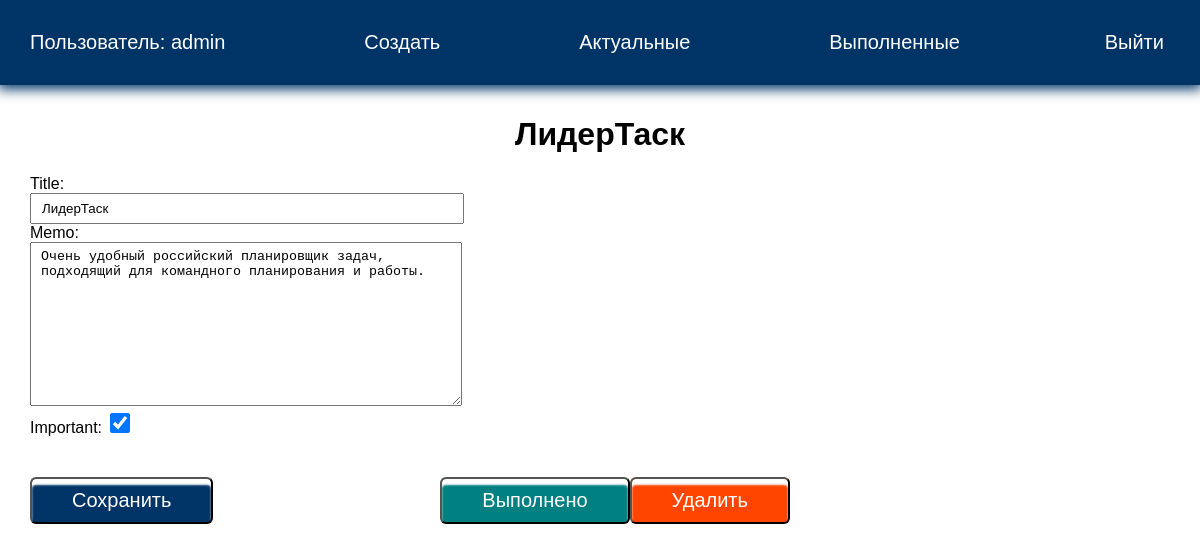
/todo/5/ (signed in), run on the app's committed database.
### todo/models.py (models this page shows, shortened)
class Todo(models.Model):
    title = models.CharField(max_length=100)
    memo = models.TextField(blank=True)
    created = models.DateTimeField(auto_now_add=True)
    date_completed = models.DateTimeField(blank=True, null=True)
    important = models.BooleanField(default=False)
    user = models.ForeignKey(User, on_delete=models.CASCADE)

### todo/views.py (the view, shortened to what this page needs)
# urls.py: path('todo/<int:todo_pk>/', views.view_todo, name='viewtodo'),
@login_required()
def view_todo(request, todo_pk):
    todo = get_object_or_404(Todo, pk=todo_pk)
    if request.method == 'GET':
        form = TodoForm(instance=todo)
        return render(request, 'todo/viewtodo.html', {"todo": todo, 'form': form})

### todo/forms.py
class TodoForm(ModelForm):
    class Meta:
        model = Todo
        fields = ['title', 'memo', 'important']

### todo/templates/todo/viewtodo.html (shortened to what this page needs)
{% extends 'todo/base.html' %}
{% block content %}
<h1>{{ todo.title }}</h1>
<div class="but">
    <form method="POST">
        {{ form }}
        <button class="btn">Сохранить</button>
    </form>
    <form action="{% url 'completetodo' todo.id %}" method="post">
        <button class="btn good">Выполнено</button>
    </form>
    <form action="{% url 'deletetodo' todo.id %}" method="post">
        <button class="btn remove">Удалить</button>
    </form>
</div>
{% endblock %}

### todo/templates/todo/base.html (shortened to what this page needs)
<!DOCTYPE html>
{% load static %}
<html lang="en">
<head>
    <link rel="stylesheet" href="{% static 'css/style.css' %}">
</head>
<body>
<div class="menu">
    <div class="wrap">
        <ul>
            {% if user.is_authenticated %}
            <li class="logo">Пользователь: {{ user.username }}</li>
            <li><a href="{% url 'createtodo' %}">Создать</a></li>
            <li><a href="{% url 'currenttodos' %}">Актуальные</a></li>
            <li><a href="{% url 'completedtodos' %}">Выполненные</a></li>
            <li>
                <form action="{% url 'logoutuser' %}" method="post">
                    <button class="top">Выйти</button>
                </form>
            </li>
            {% else %}
            <li><a href="{% url 'signupuser' %}">Зарегистрироваться</a></li>
            <li><a href="{% url 'loginuser' %}">Войти</a></li>
            {% endif %}
        </ul>
    </div>
</div>
<div class="content">
    <div class="wrap">
        {% block content %}
        {% endblock %}
    </div>
</div>
</body>
</html>

### todo/static/css/style.css (style rules this page uses)
body { padding: 0; margin: 0; font-family: Arial, Helvetica, sans-serif; }
.wrap { max-width: 1200px; margin: 0 auto; padding: 10px 30px; box-sizing: border-box; }
.menu { background: #003366; box-shadow: 0 2px 12px 2px #003366; }
ul { list-style: none; padding: 0; }
.menu ul { display: flex; justify-content: space-between; align-items: center; font-size: 20px; }
.menu a, .menu li { color: #FFF; }
a { text-decoration: none; }
.btn { background: #003366; color: #FFF; border-radius: 6px; box-shadow: inset 0 6px 2px #FFF; padding: 10px 40px; margin-top: 40px; font-size: 20px; cursor: pointer; }
.center, h1, h2, h3 { text-align: center; }
input, textarea { width: 100%; padding: 6px 10px; }
.top { background: transparent; border: none; color: #FFF; font-size: 20px; cursor: pointer; }
#id_important { width: 20px; height: 20px; }
.but { display: flex; align-items: flex-end; }
.good { background: teal; }
.remove { background: orangered; }

### data on the page
Todo: title "ЛидерТаск", memo "Очень удобный российский планировщик задач, подходящий для командного планирования и работы.", important "☑"

### other printed values
{{ user.username }} "admin"
